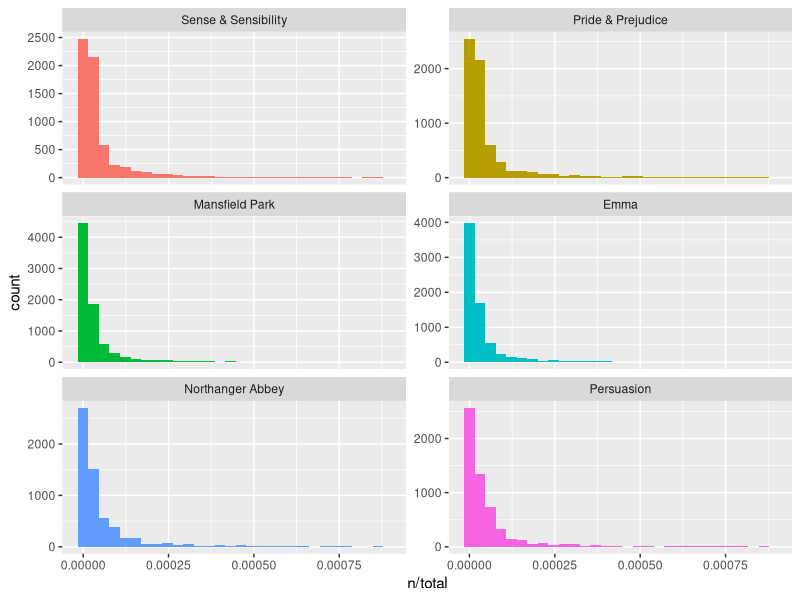
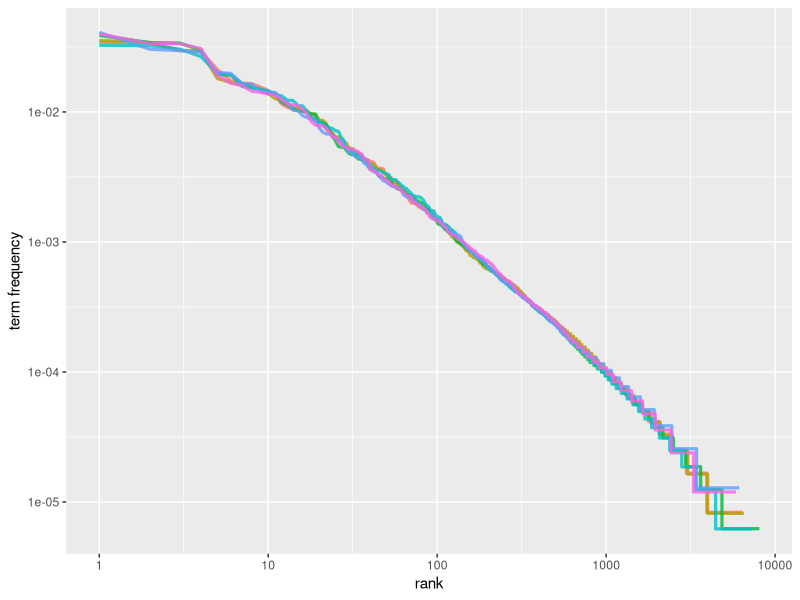
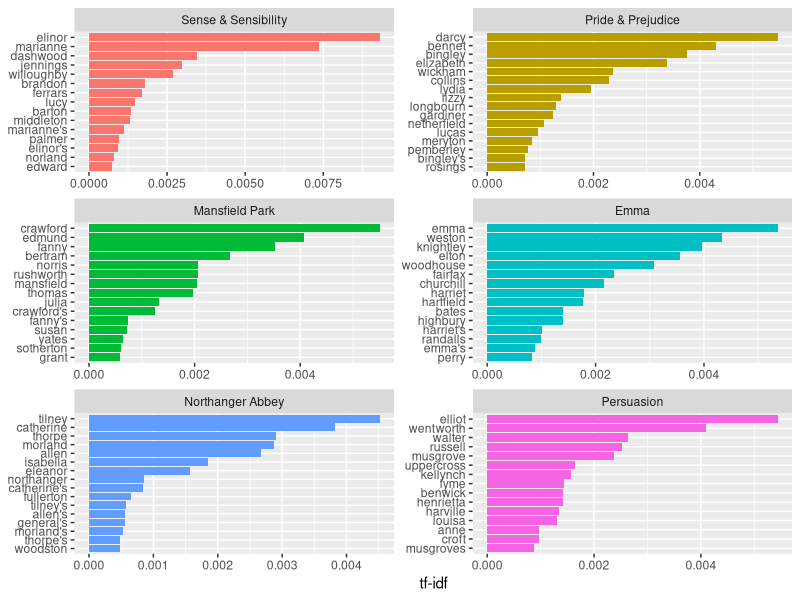

R code for these plots, in order:
## ---- chunk 1
library(tidyverse)
library(janeaustenr)
library(tidytext)
## ---- chunk 2
book_words <- austen_books() %>%
  unnest_tokens(word, text) %>%
  count(book, word, sort = TRUE)

total_words <- book_words %>% 
  group_by(book) %>% 
  summarize(total = sum(n))

book_words <- left_join(book_words, total_words)

book_words
## ---- chunk 3
ggplot(book_words, aes(n/total, fill = book)) +
  geom_histogram(show.legend = FALSE) +
  xlim(NA, 0.0009) +
  facet_wrap(~book, ncol = 2, scales = "free_y")
## ---- chunk 4
freq_by_rank <- book_words %>% 
  group_by(book) %>% 
  mutate(rank = row_number(), 
         `term frequency` = n/total)

freq_by_rank
## ---- chunk 5
freq_by_rank %>% 
  ggplot(aes(rank, `term frequency`, color = book)) + 
  geom_line(size = 1.1, alpha = 0.8, show.legend = FALSE) + 
  scale_x_log10() +
  scale_y_log10()
## ---- chunk 6
book_words <- book_words %>%
  bind_tf_idf(word, book, n)

book_words
## ---- chunk 7
book_words %>%
  select(-total) %>%
  arrange(desc(tf_idf))
## ---- chunk 8
book_words %>%
  arrange(desc(tf_idf)) %>%
  mutate(word = factor(word, levels = rev(unique(word)))) %>% 
  group_by(book) %>% 
  top_n(15) %>% 
  ungroup() %>%
  ggplot(aes(word, tf_idf, fill = book)) +
  geom_col(show.legend = FALSE) +
  labs(x = NULL, y = "tf-idf") +
  facet_wrap(~book, ncol = 2, scales = "free") +
  coord_flip()
